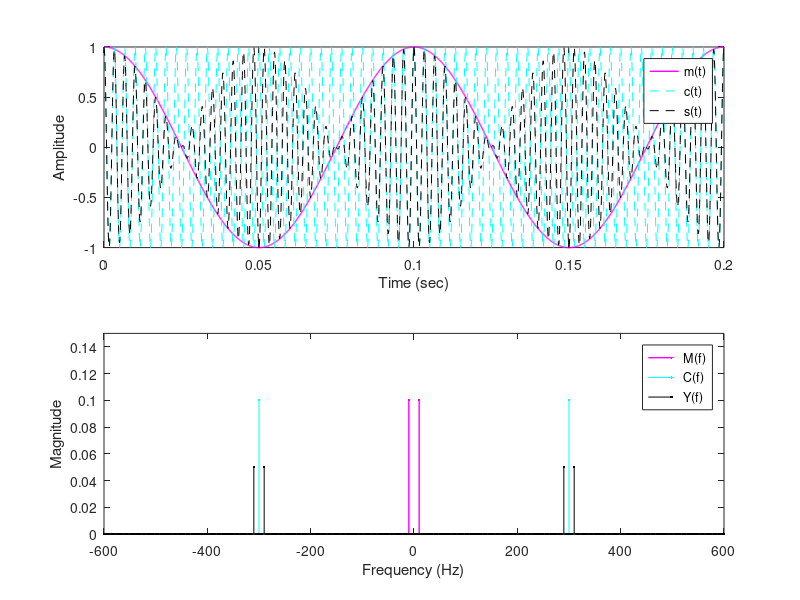
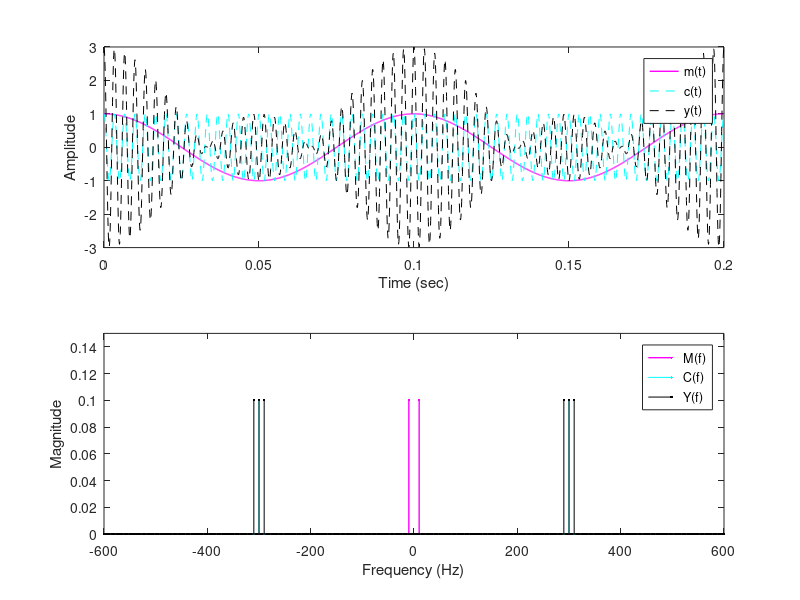
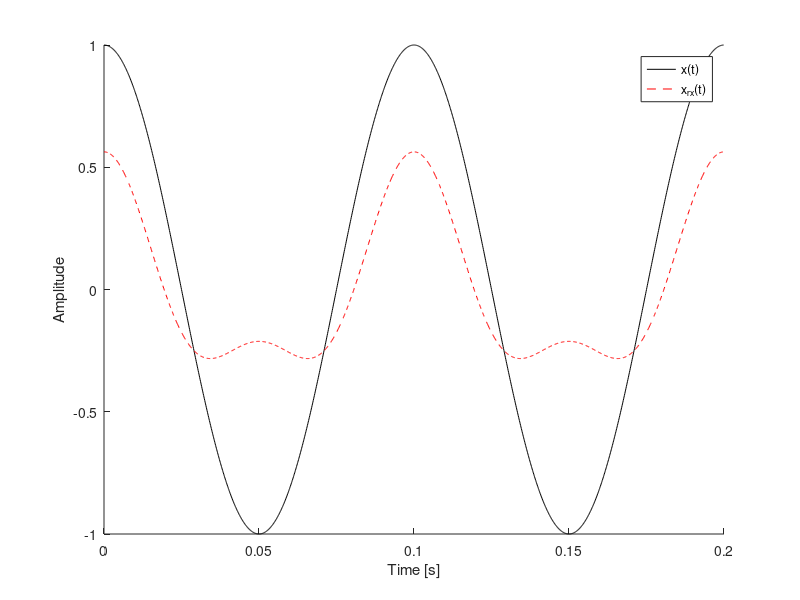

Recreate these plots in MATLAB, in order.
Fs = 8000; % Sampling rate
T = 0.2;   % Duration

Fm = 10;   % Message signal frequency
Ac = 1;    % Carrier amplitude
Fc = 300;  % Carrier frequency

samples = Fs * T;

% Time vector
t = linspace(0, T, samples + 1); t(end) = [];
% Frequency vector
f = linspace(-Fs / 2, Fs / 2, samples + 1); f(end) = [];

x = cos(2 * pi * Fm * t);      % Message signal
c = Ac * cos(2 * pi * Fc * t); % Carrier waveform

%% DSB-SC modulation
y1 = x .* c;

figure(), title('DSB-SC'), subplot(2, 1, 1)
plot(t, x, 'm', 'LineWidth', 1), hold on
plot(t, c, 'c--'), plot(t, y1, 'k--')
xlabel('Time (sec)'), ylabel('Amplitude')
legend('m(t)', 'c(t)', 's(t)')

% Spectral Characteristics of the DSB-SC signal
X = fft(x); C = fft(c); Y = fft(y1);

subplot(2, 1, 2)
stem(f, abs(fftshift(X)) / Fs, '.m', 'LineWidth', 1), hold on
stem(f, abs(fftshift(C)) / Fs, '.c')
stem(f, abs(fftshift(Y)) / Fs, '.k')
xlabel('Frequency (Hz)'), ylabel('Magnitude')
legend('M(f)', 'C(f)', 'Y(f)'), axis([-2 * Fc 2 * Fc 0 0.15])

%% DSB-FC modulation
mu = 2; % Modulating index
y2 = (1 + mu * x) .* c; 

figure(), title('DSB-FC'), subplot(2, 1, 1)
plot(t, x, 'm', 'LineWidth', 1), hold on
plot(t, c, 'c--'), plot(t, y2, 'k--')
xlabel('Time (sec)'), ylabel('Amplitude')
legend('m(t)', 'c(t)', 'y(t)')

% Task - Change the modulation index, and observe the resultant modulated signal.
%        Comment on the results

% Spectral Characteristics of the DSB-FC signal
Y = fft(y2);

subplot(2, 1, 2)
stem(f, abs(fftshift(X)) / Fs, '.m', 'LineWidth', 1), hold on
stem(f, abs(fftshift(C)) / Fs, '.c')
stem(f, abs(fftshift(Y)) / Fs, '.k')
xlabel('Frequency (Hz)'), ylabel('Magnitude')
legend('M(f)', 'C(f)', 'Y(f)'), axis([-2 * Fc 2 * Fc 0 0.15])

%% Recovering the original signal
x_baseband = y2;
x_baseband(x_baseband < 0) = 0; % Rectified Signal

X_filt = fft(x_baseband);               % Spectral components
X_filt(abs(ifftshift(f)) > 2 * Fm) = 0; % Filtering to remove high frequency carrier

x_demod = real(ifft(X_filt));      % Recover the signal
x_demod = x_demod - mean(x_demod); % Remove the DC bias

% Plot against original
figure()
hold on
plot(t, x, 'k')
plot(t, x_demod, 'r--')
xlabel('Time [s]'), ylabel('Amplitude')
legend('x(t)', 'x_{rx}(t)')
